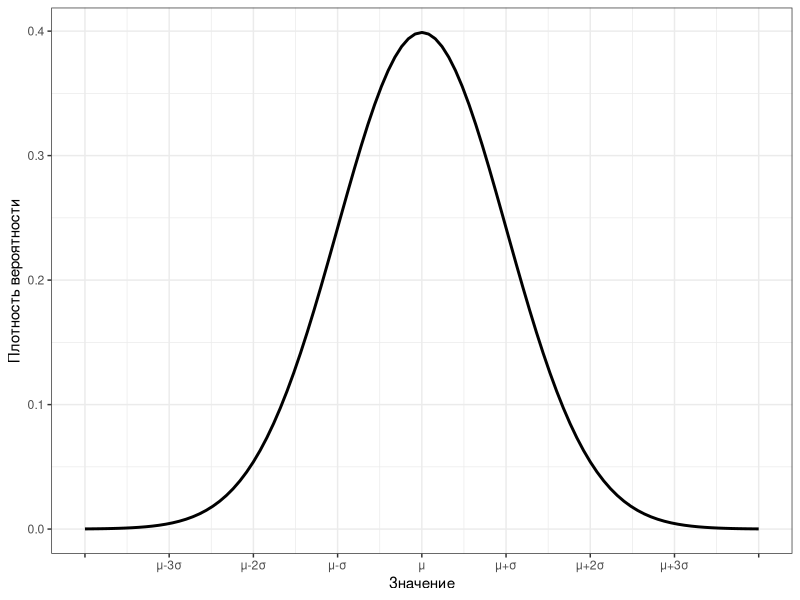
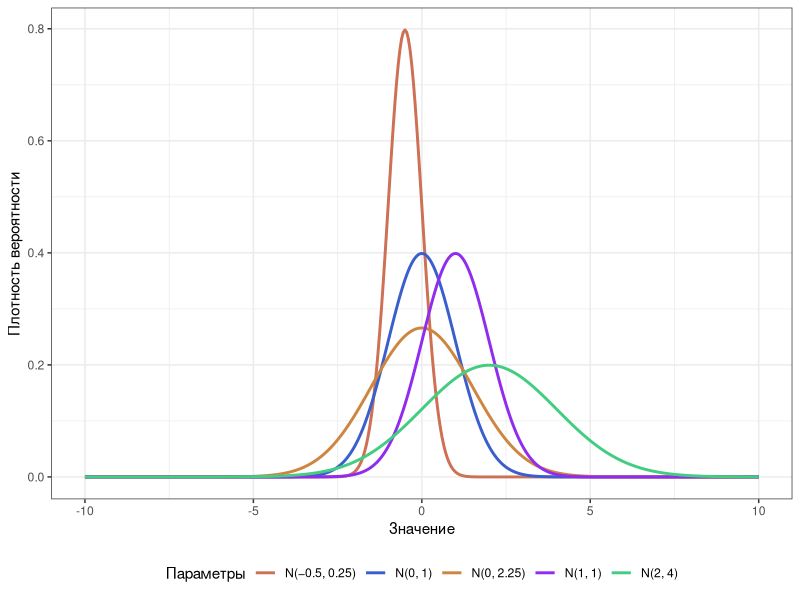
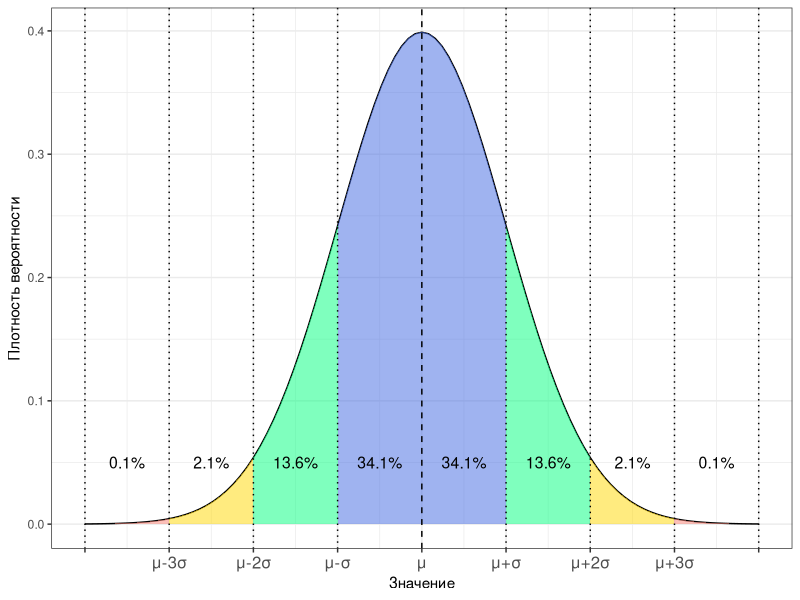
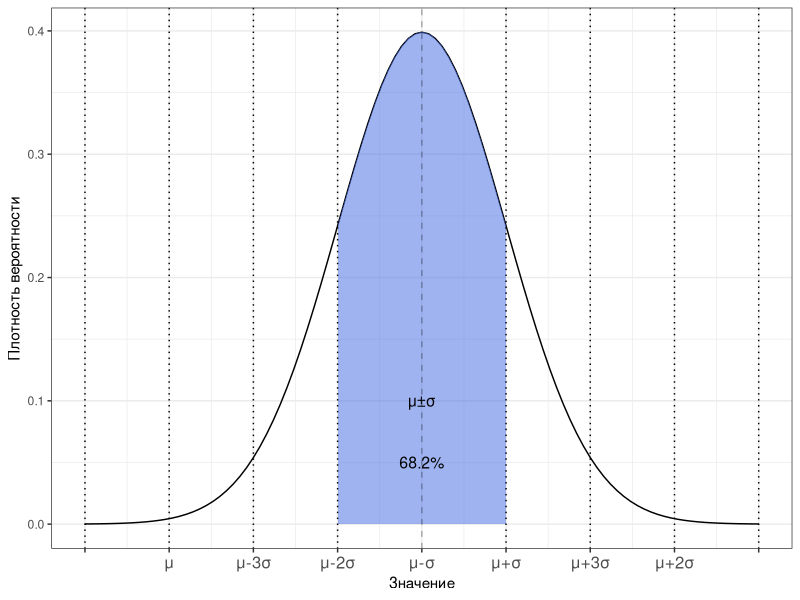
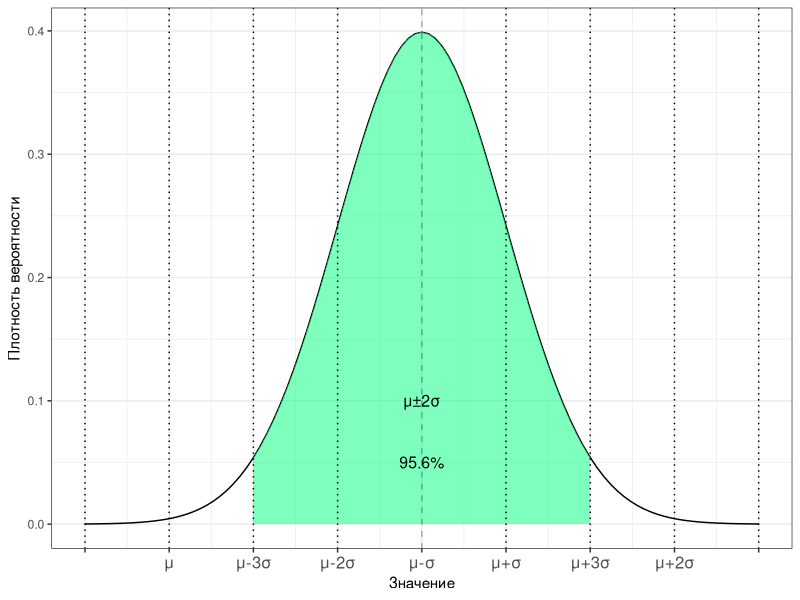
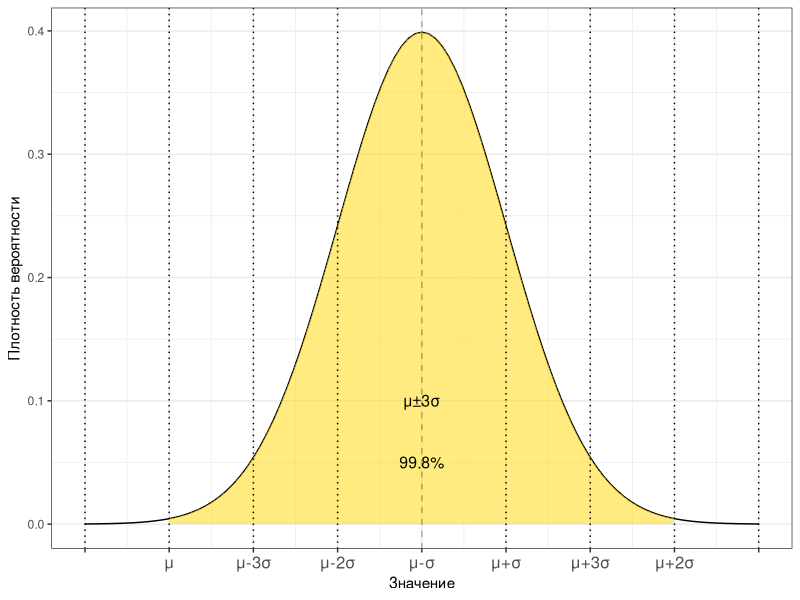
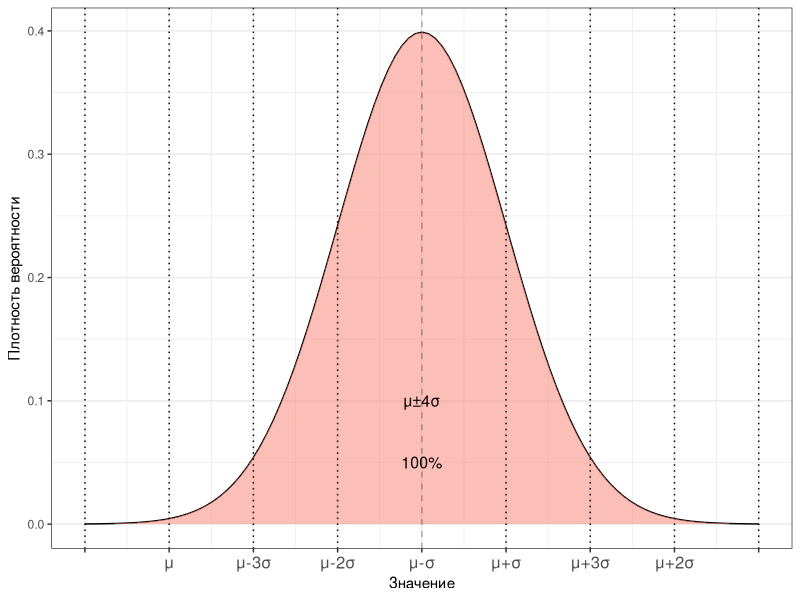
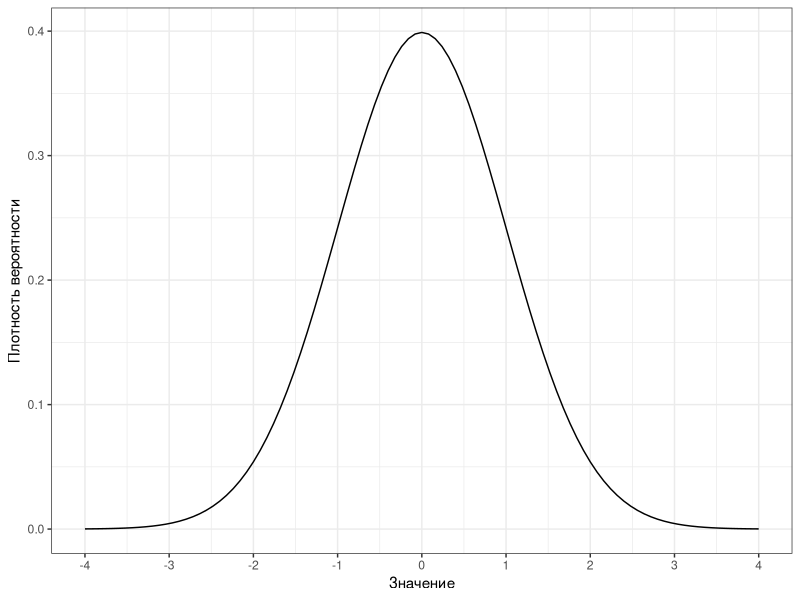

R code for these plots, in order:
## ---- chunk 1
knitr::opts_chunk$set(echo = FALSE, eval = TRUE, warning = FALSE, message = FALSE, error = FALSE)
## ---- chunk 2
library(tidyverse)
theme_set(theme_bw())
theme_update(legend.position = "bottom")
## ---- chunk 3
ggplot() +
  geom_function(fun = dnorm, linewidth = 1) +
  scale_x_continuous(breaks = -4:4,
                     limits = c(-4, 4),
                     labels = c("",
                                "μ-3σ",
                                "μ-2σ",
                                "μ-σ",
                                "μ",
                                "μ+σ",
                                "μ+2σ",
                                "μ+3σ",
                                "")) +
  labs(x = "Значение", y = "Плотность вероятности")
## ---- chunk 4
tibble(
  x = seq(-10, 10, .05),
  "N(0, 1)" = dnorm(x, mean = 0, sd = 1),
  "N(−0.5, 0.25)" = dnorm(x, mean = -.5, sd = .5),
  "N(0, 2.25)" = dnorm(x, mean = 0, sd = 1.5),
  "N(1, 1)" = dnorm(x, mean = 1, sd = 1),
  "N(2, 4)" = dnorm(x, mean = 2, sd = 2)
) %>% 
  pivot_longer(cols = -x) %>% 
  ggplot(aes(x, value, color = name)) +
  geom_line(linewidth = 1) +
  scale_color_manual(values = c('salmon3', 
                                'royalblue3',
                                'tan3',
                                'purple2',
                                'seagreen3')) +
  labs(x = "Значение", y = "Плотность вероятности",
       color = "Параметры")
## ---- chunk 5
ggplot() +
  stat_function(fun = dnorm) +
  stat_function(fun = dnorm,
                geom = "area",
                xlim = c(-1, 1),
                alpha = .5, fill = "royalblue") +
  stat_function(fun = dnorm,
                geom = "area",
                xlim = c(-2, -1),
                alpha = .5, fill = "springgreen") +
  stat_function(fun = dnorm,
                geom = "area",
                xlim = c(1, 2),
                alpha = .5, fill = "springgreen") +
  stat_function(fun = dnorm,
                geom = "area",
                xlim = c(-3, -2),
                alpha = .5, fill = "gold") +
  stat_function(fun = dnorm,
                geom = "area",
                xlim = c(2, 3),
                alpha = .5, fill = "gold") +
  stat_function(fun = dnorm,
                geom = "area",
                xlim = c(-4, -3),
                alpha = .5, fill = "salmon") +
  stat_function(fun = dnorm,
                geom = "area",
                xlim = c(3, 4),
                alpha = .5, fill = "salmon") +
  geom_vline(xintercept = 0, linetype= "dashed") +
  geom_vline(xintercept = c(-4, -3, -2, -1, 1, 2, 3, 4), 
    linetype= "dotted") +
  annotate(geom = "text", label = "0.1%",  size = 4, 
    x = -3.5, y = .05) +
  annotate(geom = "text", label = "0.1%",  size = 4, 
    x = 3.5, y = .05) +
  annotate(geom = "text", label = "2.1%",  size = 4, 
    x = -2.5, y = .05) +
  annotate(geom = "text", label = "2.1%",  size = 4, 
    x = 2.5, y = .05) +
  annotate(geom = "text", label = "13.6%", size = 4, 
    x = -1.5, y = .05) +
  annotate(geom = "text", label = "13.6%", size = 4, 
    x = 1.5, y = .05) +
  annotate(geom = "text", label = "34.1%", size = 4, 
    x = -.5, y = .05) +
  annotate(geom = "text", label = "34.1%", size = 4, 
    x = .5, y = .05) +
  scale_x_continuous(breaks = -4:4,
                     limits = c(-4, 4),
                     labels = c("",
                                "μ-3σ",
                                "μ-2σ",
                                "μ-σ",
                                "μ",
                                "μ+σ",
                                "μ+2σ",
                                "μ+3σ",
                                "")) +
  theme(axis.text.x = element_text(size = 12)) +
  labs(x = "Значение", y = "Плотность вероятности")
## ---- chunk 6
draw_norm_probs <- function(interval, color, prob, lab) {
p <- ggplot() +
  stat_function(fun = dnorm) +
  stat_function(fun = dnorm,
                geom = "area",
                xlim = interval,
                alpha = .5, fill = color) +
  geom_vline(xintercept = 0, linetype= "dashed", alpha = .3) +
  geom_vline(xintercept = c(-4, -3, -2, -1, 1, 2, 3, 4),
              linetype= "dotted") +
  annotate(geom = "text", label = prob, x = 0, y = .05, size = 4) +
  annotate(geom = "text", label = lab, x = 0, y = .1, size = 4) +
  scale_x_continuous(breaks = -4:4,
                     limits = c(-4, 4),
                     labels = c("",
                                "μ",
                                "μ-3σ",
                                "μ-2σ",
                                "μ-σ",
                                "μ+σ",
                                "μ+3σ",
                                "μ+2σ",
                                "")) +
  theme(axis.text.x = element_text(size = 12)) +
  labs(x = "Значение", y = "Плотность вероятности")
}

p1 <- draw_norm_probs(interval = c(-1, 1),
                      color = "royalblue",
                      prob = "68.2%",
                      lab = "μ±σ")
p2 <- draw_norm_probs(interval = c(-2, 2),
                      color = "springgreen",
                      prob = "95.6%",
                      lab = "μ±2σ")
p3 <- draw_norm_probs(interval = c(-3, 3),
                      color = "gold",
                      prob = "99.8%",
                      lab = "μ±3σ")
p4 <- draw_norm_probs(interval = c(-4, 4),
                      color = "salmon",
                      prob = "100%",
                      lab = "μ±4σ")
## ---- chunk 7
#| label: fig-normdist-probs2
#| layout-ncol: 2
#| fig-cap: "Вероятности попадания значений нормально распределенной случайной величины в диапазоны стандартных отклонений от среднего значения"
#| fig-subcap:
#|  - "Одно стандартное отклонение от среднего"
#|  - "Два стандартных отклонения от среднего"
#|  - "Три стандартных отклонения от среднего"
#|  - "Четыре (и более) стандартных отклонения от среднего"

print(p1)
print(p2)
print(p3)
print(p4)
## ---- chunk 8
ggplot() +
  geom_function(fun = dnorm) +
  scale_x_continuous(breaks = -4:4,
                     limits = c(-4, 4)) +
  labs(x = "Значение", y = "Плотность вероятности")
## ---- chunk 9
set.seed(123)
SD3_n <- 9
BFI2_n <- 12
tibble(id = 1:500,
       BFI2_NEU = rnorm(500, mean = 3*BFI2_n, sd = 10) %>% round(),
       SD3_NAR = rnorm(500, mean = 3*SD3_n, sd = 7) %>% round()
       ) %>% 
  filter(BFI2_NEU >= BFI2_n & BFI2_NEU <= BFI2_n*5,
         SD3_NAR >= SD3_n & SD3_NAR <= SD3_n*5) -> bfisd

bfisd %>% 
  pivot_longer(cols = -id) %>% 
  ggplot(aes(value)) +
  geom_histogram() +
  facet_wrap(~name) +
  scale_x_continuous(breaks = seq(10, 60, 10)) +
  labs(x = "Балл", y = "Количество")
## ---- chunk 10
tibble(
  x = seq(-5, 5, .05),
  "0_raw" = dnorm(x, mean = -1, sd = .5),
  "1_centred" = dnorm(x, mean = 0, sd = .5),
  "2_normed" = dnorm(x, mean = -1, sd = 1),
  "3_standed" = dnorm(x, mean = 0, sd = 1)
) %>% 
  pivot_longer(cols = -x) %>% 
ggplot(aes(x, value, color = name)) +
  geom_function(fun = dnorm, args = list(mean = -1, sd = .5),
                color = "black", linetype = "dotted") +
  geom_line() +
  facet_wrap(~name, ncol = 2,
             labeller = labeller(name = c("0_raw" = "Исходное распределение | N(-1, 0.25)",
                                   "1_centred" = "Центрированное распределение | N(0, 0.25)",
                                   "2_normed" = "Нормированное распределение | N(-1, 1)",
                                   "3_standed" = "Стандартизированное распределение | N(0, 1)"))) +
  geom_function(fun = dnorm, 
                color = "gray50", linetype = "dashed") +
  guides(color = "none") +
  scale_color_manual(values = c("0_raw" = "black",
                                "1_centred" = "royalblue",
                                "2_normed" = "springgreen3",
                                "3_standed" = "salmon")) +
  labs(x = "Значение", y = "Плотность вероятности")
## ---- chunk 11
set.seed(202)
tibble(raw = rbeta(200, 1, 3),
       scaled = scale(raw)) %>% 
  pivot_longer(cols = everything(),
               values_to = "x") %>% 
  ggplot(aes(x)) +
  geom_histogram(aes(y = after_stat(density)),
                 fill = "gray50") +
  geom_density(linewidth = 2) +
  facet_wrap(~name, 
             labeller = labeller(name = c(
               "raw" = "Исходное распределение",
               "scaled" = "Стандартизированное распределение")),
             scales = "free") +
  labs(x = "Значения", y = "Плотность")
## ---- chunk 12
set.seed(202)
tibble(raw = c(
  rnorm(130, 20, 4),
  rnorm(70, 5, 4)
  ),
       scaled = scale(raw)) %>% 
  pivot_longer(cols = everything(),
               values_to = "x") %>% 
  ggplot(aes(x)) +
  geom_histogram(aes(y = after_stat(density)),
                 fill = "gray50") +
  geom_density(linewidth = 2) +
  facet_wrap(~name, 
             labeller = labeller(name = c(
               "raw" = "Исходное распределение",
               "scaled" = "Стандартизированное распределение")),
             scales = "free") +
  labs(x = "Значения", y = "Плотность")
